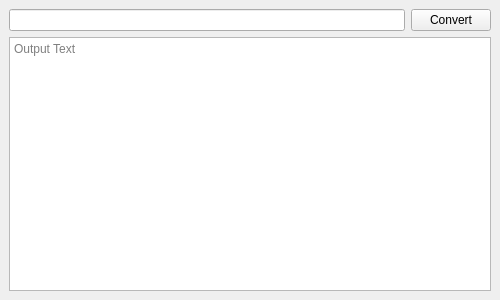
<?xml version="1.0" encoding="UTF-8"?>
<ui version="4.0">
 <class>MainWindow</class>
 <widget class="QMainWindow" name="MainWindow">
  <property name="geometry">
   <rect>
    <x>0</x>
    <y>0</y>
    <width>500</width>
    <height>300</height>
   </rect>
  </property>
  <property name="windowTitle">
   <string>Avro Phonetic Keyboard</string>
  </property>
  <property name="layoutDirection">
   <enum>Qt::LeftToRight</enum>
  </property>
  <property name="autoFillBackground">
   <bool>true</bool>
  </property>
  <property name="tabShape">
   <enum>QTabWidget::Rounded</enum>
  </property>
  <widget class="QWidget" name="centralwidget">
   <layout class="QVBoxLayout" name="verticalLayout">
    <item>
     <layout class="QVBoxLayout" name="verticalLayout_6">
      <item>
       <layout class="QHBoxLayout" name="inputFieldContainer">
        <item>
         <widget class="QLineEdit" name="inputText"/>
        </item>
        <item>
         <widget class="QPushButton" name="convertButton">
          <property name="minimumSize">
           <size>
            <width>80</width>
            <height>0</height>
           </size>
          </property>
          <property name="maximumSize">
           <size>
            <width>80</width>
            <height>16777215</height>
           </size>
          </property>
          <property name="text">
           <string>Convert</string>
          </property>
         </widget>
        </item>
       </layout>
      </item>
      <item>
       <widget class="QPlainTextEdit" name="outputText">
        <property name="tabChangesFocus">
         <bool>false</bool>
        </property>
        <property name="readOnly">
         <bool>true</bool>
        </property>
        <property name="textInteractionFlags">
         <set>Qt::TextSelectableByMouse</set>
        </property>
        <property name="backgroundVisible">
         <bool>false</bool>
        </property>
        <property name="centerOnScroll">
         <bool>true</bool>
        </property>
        <property name="placeholderText">
         <string>Output Text</string>
        </property>
       </widget>
      </item>
     </layout>
    </item>
   </layout>
  </widget>
 </widget>
 <resources/>
 <connections/>
</ui>
